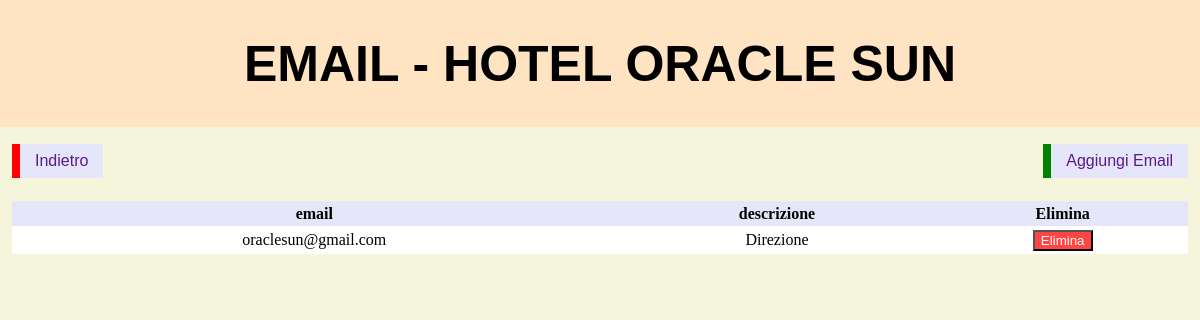
Screenshot of /php/visualizza/visualizza_email.php?id_hotel=2 (signed in) with the database file from the repository.
### tables this page shows
CREATE TABLE `hotel` (
  `id_hotel` int NOT NULL,
  `nome` varchar(45) NOT NULL,
  `via` varchar(128) NOT NULL
);

CREATE TABLE `email` (
  `email` varchar(255) NOT NULL,
  `descrizione` varchar(255) NOT NULL,
  `id_hotel` int NOT NULL
);

### php/visualizza/visualizza_email.php (the view, shortened to what this page needs)
<?php
require_once "../login/funzioni_autorizzazione.php";
require_once "../funzioni.php";
?>
<!DOCTYPE html>
<html>
    <head>
        <link rel="stylesheet" href="../../css/style.css">
    </head>
    <body>
        <?php
            $id_hotel = $_GET['id_hotel'] ?? $_POST['id_hotel'] ?? null;
            $query_nome_hotel = "SELECT nome FROM hotel WHERE id_hotel = ? LIMIT 1";
            $stmt = $connessione->prepare($query_nome_hotel);
            $stmt->bind_param("i", $id_hotel);
            $stmt->execute();
            $nome_hotel = $stmt->get_result()->fetch_assoc()['nome'] ?? '';
            echo "<div class=head><h1>Email - $nome_hotel</h1></div>";
            echo "<div class='contenitore-pulsanti'>";
            echo "<a href='visualizza_hotel.php' class='Redirect'>Indietro</a>";
            echo "<a href='../inserisci/inserisci_email.php?id_hotel=$id_hotel' class='Redirect aggiungi'>Aggiungi Email</a>";
            echo "</div><br>";
            $query = "SELECT email, descrizione FROM email WHERE id_hotel = $id_hotel";
            $bottoni_aggiuntivi = array();
            $campi_nascosti = array();
            visualizza_tabella($connessione, $query, "", $bottoni_aggiuntivi, $campi_nascosti, "email", "email", array('id_hotel' => $id_hotel));
        ?>
    </body>
</html>

### php/funzioni.php (shortened to what this page needs)
<?php
function visualizza_tabella($connessione, $query, $modifica_file, $bottoni_aggiuntivi = array(), $campi_nascosti = array(), $tabella = null, $pk_field = 'id', $parametri_extra = array()) {
    $sql = "$query";
    if ($result = $connessione->query($sql)) {
        echo "<div class='contenitore-tabella'>";
        echo "<table><thead><tr>";
        $fields = $result->fetch_fields();
        foreach($fields as $field) {
            if(!in_array($field->name, $campi_nascosti)) {
                echo "<th>$field->name</th>";
            }
        }
        if ($tabella !== null) {
            echo "<th>Elimina</th>";
        }
        echo "</tr></thead><tbody>";
        while($row = $result->fetch_assoc()) {
            echo "<tr>";
            foreach($row as $key => $value) {
                if(!in_array($key, $campi_nascosti)) {
                    echo "<td>$value</td>";
                }
            }
            if ($tabella !== null) {
                echo "<td><form method='post' onsubmit='return confirm(\"Sei sicuro di voler eliminare questo record?\")'>";
                echo "<input type='submit' value='Elimina' style='background-color: #ff4444; color: white;'></form></td>";
            }
            echo "</tr>";
        }
        echo "</tbody></table>";
        echo "</div>";
    } else {
        echo "Errore nella query: " . $connessione->error;
    }
}
?>

### css/style.css (style rules this page uses)
body { background-color: beige; margin: 0; }
.head { background-color: bisque; text-align: center; padding: 1px; }
H1 { font-size: 50px; color: black; text-align: center; text-transform: uppercase; font-family: Arial; }
.Redirect, .Indietro { font-family: Arial; border: none; border-left: 8px solid red; background-color: lavender; display: inline-block; padding: 8px 15px; cursor: pointer; text-decoration: none; color: #591a8b; white-space: nowrap; font-size: 16px; margin: 5px 0; box-sizing: border-box; }
.contenitore-pulsanti { display: flex; justify-content: space-between; align-items: center; padding: 0 1%; padding-top: 1%; }
.Redirect.aggiungi { margin-left: auto; border-left-color: green; padding: 8px 15px; }
table { width: 100%; table-layout: auto; border-collapse: collapse; }
tr:nth-child(odd) { background-color: white; }
th { background-color: lavender; color: black; padding: 0.3%; }
td { text-align: center; padding: 0.3%; }
.contenitore-tabella { overflow-x: auto; width: 100%; padding: 0% 1% 1% 1%; box-sizing: border-box; }

### rows the page displays
hotel: nome "HOTEL ORACLE SUN"
email: email "oraclesun@gmail.com", descrizione "Direzione"

### other values shown
$field->name "email"
$field->name "descrizione"
